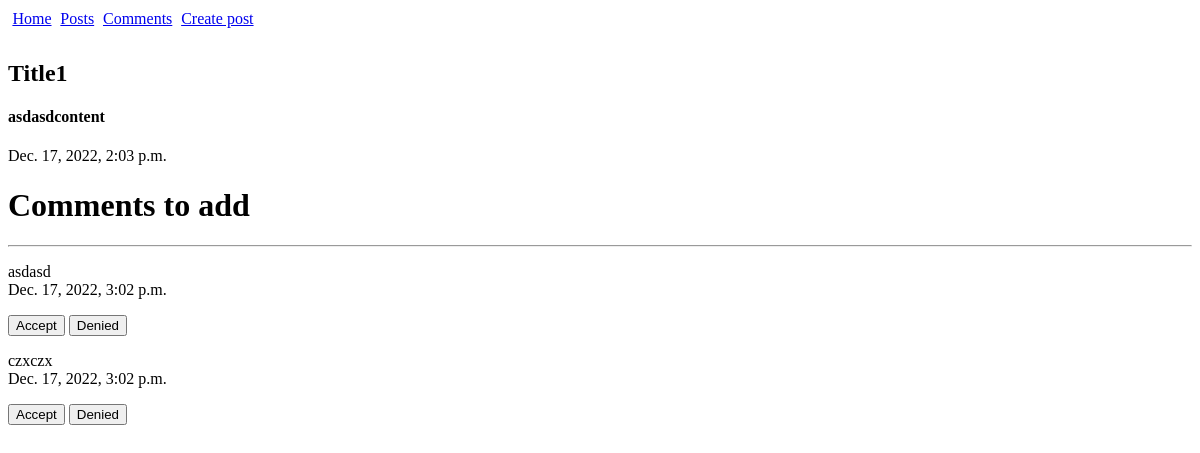
Page /announce/2/comments (signed in) on the earlier database version.
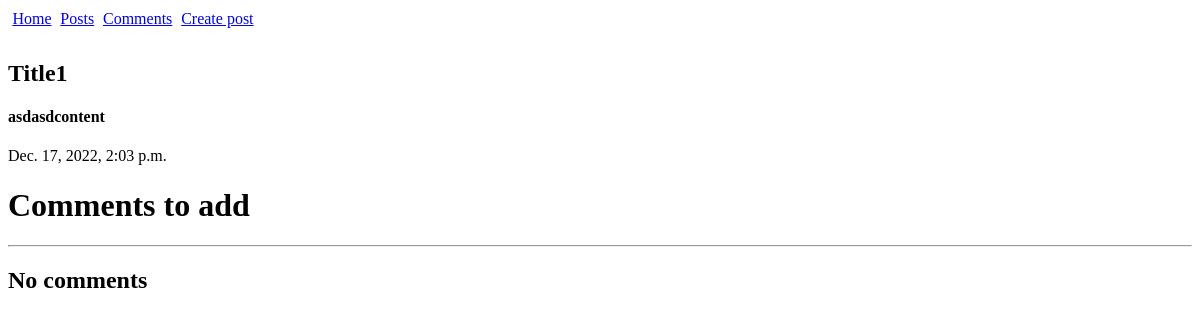
Same page on the later database version.
### app/models.py (models this page shows, shortened)
class Comments(models.Model):
    Announcement = models.ForeignKey(Announcement, on_delete = models.CASCADE)
    User = models.ForeignKey(MyUser, on_delete=models.CASCADE)
    Comment = models.TextField(default='comment')
    Comment_date = models.DateTimeField(auto_now_add=True)
    Comment_accepted = models.BooleanField(default = False)

### app/views.py (the view, shortened to what this page needs)
# urls.py: path('<int:pk>/comments', AnnounceComment.as_view()),
class AnnounceComment(LoginRequiredMixin, ConfirmedUserMixin, ListView):
    login_url = '/'
    model = Comments
    template_name = 'announce/announce_comments.html'
    context_object_name = 'Comments'
    def get_context_data(self, **kwargs):
        context = super().get_context_data(**kwargs)
        context['AllComments'] = True
        if len(self.kwargs) > 0:
            context['Announcement'] = Announcement.objects.get(id = str(self.kwargs['pk']))
            context['AllComments'] = False
        return context
    def get_queryset(self):
        if "announce" not in self.request.path:
            Posts = Announcement.objects.filter(Announcement_author = self.request.user)
            queryset = Comments.objects.filter(Announcement__in = Posts, Comment_accepted = False)
        else:
            queryset = Comments.objects.filter(Announcement = Announcement.objects.get(id = str(self.kwargs['pk'])), Comment_accepted = False)
        return queryset

### app/views.py (called while the page is built)
    def dispatch(self, request, *args, **kwargs):
        if request.user.is_superuser or request.user.user_status:
            return super().dispatch(request, *args, **kwargs)
        else:
            return redirect(register_code_view)

### app/templates/announce/announce_comments.html (shortened to what this page needs)
{% extends 'base.html' %}
{% load static %}
{% block content %}
<div class="announce_detail">
    <h2>{{Announcement.Announcement_title}}</h2>
    <h4>{{Announcement.Announcement_text}}</h4>
    <p>{{Announcement.Creation_date}}</p>
</div>
<h1>Comments to add</h1>
<hr>
{% if Comments%}
    <form method="post">{% csrf_token %}
        {% for comment in Comments%}
            <p>
                {{comment.Comment}}
                <br>
                {{comment.Comment_date}}
            </p>
            <button name = "Accept" value={{comment.id}}>Accept</button> <button name = "Denied" value={{comment.id}}>Denied</button>
        {% endfor %}
    </form>
{% else %}
    <h2>No comments</h2>
{% endif %}
{% endblock %}

Differences in the rows shown:
no longer on this page (row edited): Comments: Comment "asdasd", Comment_date "Dec. 17, 2022, 3:02 p.m.", {{ comment.id }} 29 (drawn)
no longer on this page (row edited): Comments: Comment "czxczx", Comment_date "Dec. 17, 2022, 3:02 p.m.", {{ comment.id }} 30 (drawn)
Other differences:
text now shown: "No comments"
